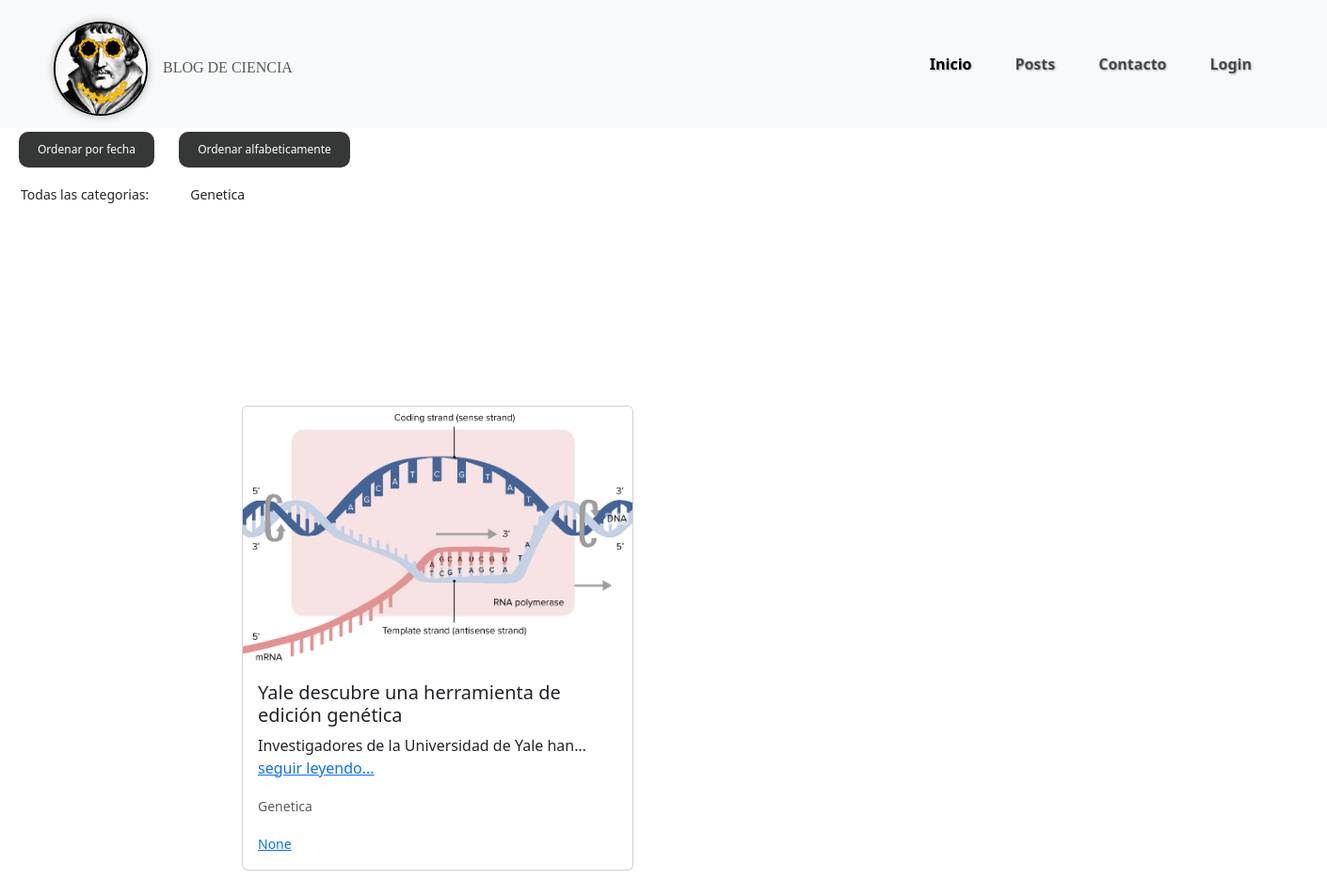
/posts/, run on an earlier commit of the app's database.
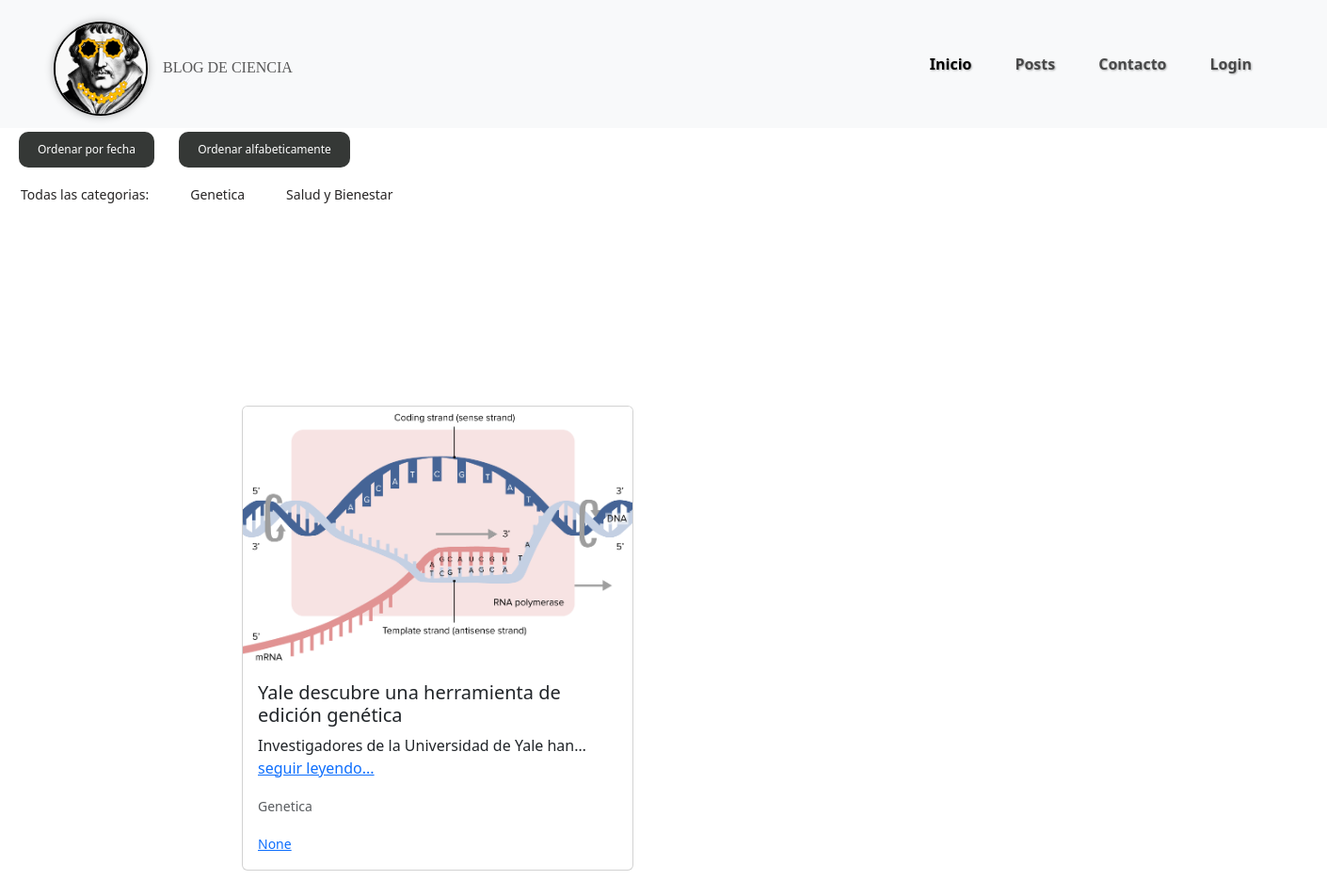
And on a later commit of the database.
### apps/posts/models.py (models this page shows, shortened)
class Categoria (models.Model):
    nombre = models.CharField (max_length=30, null= False)
    def __str__(self):
        return self.nombre

class Post(models.Model):
    titulo = models.CharField(max_length=50, null=False)
    subtitulo = models.CharField(max_length=100, null=True, blank=True)
    fecha = models.DateTimeField(auto_now_add=True)
    texto = models.TextField(null=False)
    activo = models.BooleanField(default=True)
    categoria = models.ForeignKey(Categoria, on_delete=models.SET_NULL, null=True, default='Sin categoría')
    imagen = models.ImageField(null=True, blank=True, upload_to='media', default='static/post_default.png')
    publicado = models.DateTimeField(default=timezone.now)
    autor = models.ForeignKey (settings.AUTH_USER_MODEL, on_delete=models.CASCADE, null= True)
    class Meta:
        ordering = ('-publicado',)

### apps/posts/views.py (the view)
# urls.py: path('posts/', PostListView.as_view(), name='posts'),
class PostListView (ListView):
    model = Post
    template_name = 'posts/posts.html'
    context_object_name = 'posts'
    def get_queryset(self):
        queryset = super().get_queryset()
        ordenar_por = self.request.GET.get("ordenar")
        print(ordenar_por)
        if ordenar_por == "fecha":
            queryset = queryset.order_by("-fecha")
        elif ordenar_por == "alfabetico":
            queryset = queryset.order_by("-titulo")
        autor = self.request.GET.get("autor")
        if autor:
            queryset = queryset.filter(autor__username=autor)
        categoria = self.request.GET.get("categoria")
        if categoria:
            queryset = queryset.filter(categoria__nombre=categoria)
        return queryset
    def get_context_data(self, **kwargs):
        context = super().get_context_data(**kwargs)
        context["categorias"] = Categoria.objects.all()
        return context

### apps/posts/templatetags/colaborador_tags.py (called while the page is built)
@register.filter(name='has_group')
def has_group (user, group_name):
    return user.groups.filter(name=group_name).exists()

### templates/posts/posts.html (shortened to what this page needs)
{% extends 'base.html' %}
{% load static %}
{% load colaborador_tags %}
{% block contenido %}
<div> <a href="?ordenar=fecha"><button class="botton_fecha">Ordenar por fecha</button></a>
    <a href="?ordenar=alfabetico"><button class="botton_fecha">Ordenar alfabeticamente</button></a>
</div>
<div class="contenedor-categorias">
    <a href="{% url 'apps.posts:posts' %}">Todas las categorias:</a>
    {% for categoria in categorias %}
    <a href="?categoria={{categoria.nombre}}"> {{categoria.nombre}}</a>
    {% endfor %}
</div>
<div class= 'container-fluid' style="margin: 200px;">
    {% for i in posts %}
    <div class="container">
        <div class="row">
            {% for i in posts %}
            <div class="col-md-4">
                <div class="card mb-4">
                    <img src="{{ i.imagen.url }}" class="card-img-top" alt="Imagen de noticia">
                    <div class="card-body">
                        <h5 class="card-title">{{ i.titulo }}</h5>
                        <p class="card-text">{{ i.texto | truncatechars:45}} <a href="{% url 'apps.posts:post_individual' i.id %}">seguir leyendo...</a></p>
                        <p class="card-text"><small class="text-muted">{{ i.categoria }}</small></p>
                        <a href="?autor={{i.autor}}"><small>{{i.autor}}</small></a>
                    </div>
                </div>
            </div>
            {% endfor %}
        </div>
    </div>
        {% empty %}
        <h1>No hay registro</h1> -->
    {% endfor %}
{% endblock %}

What changed in the data, as far as the page shows it:
added Categoria: nombre "Salud y Bienestar"
